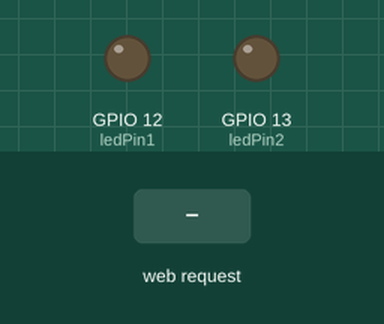
This sketch was run on a simulated ESP32. On the bench: output pins drawn as LEDs (lit = HIGH). The test bench sets the inputs (shaded band). WiFi joins after 1.5 s; servers stay silent unless stated; what the sketch prints to the serial monitor is not drawn.

Above: at 2.7 s.
2.8 s: HTTP request GET /led1toggle received
At 3.9 s:
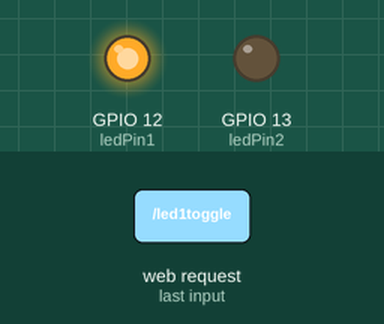
4.3 s: HTTP request GET /led2toggle received
At 5.1 s:
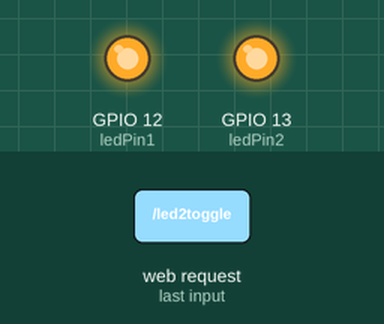
5.8 s: HTTP request GET /led1toggle received
At 6.2 s:
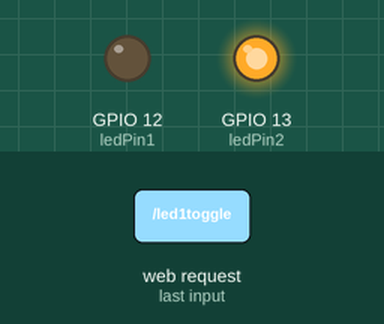
Timing chart, 0 to 8.8 s (numbered marks = the images above; inputs shaded):
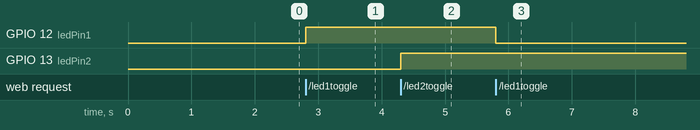

Measured:
- after the input at 2.8 s, GPIO 12 (ledPin1): LOW → HIGH at once
- after the input at 4.3 s, GPIO 13 (ledPin2): LOW → HIGH at once
- after the input at 5.8 s, GPIO 12 (ledPin1): HIGH → LOW at once

The sketch:

esp32_led.ino
```cpp
#include <WiFi.h>
#include <WebServer.h>

// Konfigurasi WiFi
const char* ssid = "RumahPojok1"; // Ganti dengan nama WiFi Anda
const char* password = "12312333"; // Ganti dengan password WiFi Anda

// Konfigurasi pin LED
const int ledPin1 = 12; // GPIO12
const int ledPin2 = 13; // GPIO13

// Status LED
bool led1Status = false;
bool led2Status = false;

// Buat server web pada port 80
WebServer server(80);

// Halaman HTML responsif
String generateHTML() {
  String html = "<!DOCTYPE html><html>";
  html += "<head><title>ESP32 LED Control</title>";
  html += "<meta name=\"viewport\" content=\"width=device-width, initial-scale=1.0\">";
  html += "<style>";
  html += "body { font-family: Arial, sans-serif; text-align: center; margin: 0; padding: 0; background: #f4f4f9; color: #333; }";
  html += ".container { padding: 20px; }";
  html += ".card { background: #fff; margin: 10px auto; padding: 20px; border-radius: 8px; box-shadow: 0 4px 6px rgba(0, 0, 0, 0.1); max-width: 400px; }";
  html += ".switch { position: relative; display: inline-block; width: 60px; height: 34px; }";
  html += ".switch input { opacity: 0; width: 0; height: 0; }";
  html += ".slider { position: absolute; cursor: pointer; top: 0; left: 0; right: 0; bottom: 0; background-color: #ccc; transition: 0.4s; border-radius: 34px; }";
  html += ".slider:before { position: absolute; content: ''; height: 26px; width: 26px; left: 4px; bottom: 4px; background-color: white; transition: 0.4s; border-radius: 50%; }";
  html += "input:checked + .slider { background-color: #2196F3; }";
  html += "input:checked + .slider:before { transform: translateX(26px); }";
  html += "</style>";
  html += "</head><body>";
  html += "<div class=\"container\">";
  html += "<h1>Kontrol LED ESP32</h1>";

  // Kontrol LED 1
  html += "<div class=\"card\">";
  html += "<p>GPIO12 - LED 1</p>";
  html += "<label class=\"switch\">";
  html += "<input type=\"checkbox\" onchange=\"toggleLED('led1')\" " + String(led1Status ? "checked" : "") + ">";
  html += "<span class=\"slider\"></span>";
  html += "</label>";
  html += "</div>";

  // Kontrol LED 2
  html += "<div class=\"card\">";
  html += "<p>GPIO13 - LED 2</p>";
  html += "<label class=\"switch\">";
  html += "<input type=\"checkbox\" onchange=\"toggleLED('led2')\" " + String(led2Status ? "checked" : "") + ">";
  html += "<span class=\"slider\"></span>";
  html += "</label>";
  html += "</div>";

  html += "</div>";

  // Tambahkan JavaScript
  html += "<script>";
  html += "function toggleLED(led) {";
  html += "  var xhr = new XMLHttpRequest();";
  html += "  xhr.open('GET', '/' + led + 'toggle', true);";
  html += "  xhr.send();";
  html += "}";
  html += "</script>";

  html += "</body></html>";
  return html;
}

// Handler untuk halaman utama
void handleRoot() {
  server.send(200, "text/html", generateHTML());
}

// Fungsi untuk toggle LED 1
void toggleLED1() {
  led1Status = !led1Status;
  digitalWrite(ledPin1, led1Status ? HIGH : LOW);
  server.send(200, "text/html", generateHTML());
}

// Fungsi untuk toggle LED 2
void toggleLED2() {
  led2Status = !led2Status;
  digitalWrite(ledPin2, led2Status ? HIGH : LOW);
  server.send(200, "text/html", generateHTML());
}

void setup() {
  // Konfigurasi pin LED
  pinMode(ledPin1, OUTPUT);
  pinMode(ledPin2, OUTPUT);

  // Inisialisasi serial monitor
  Serial.begin(115200);

  // Hubungkan ke WiFi
  Serial.print("Menghubungkan ke WiFi...");
  WiFi.begin(ssid, password);
  while (WiFi.status() != WL_CONNECTED) {
    delay(500);
    Serial.print(".");
  }
  Serial.println("Terhubung!");
  Serial.print("Alamat IP: ");
  Serial.println(WiFi.localIP());

  // Atur handler untuk endpoint
  server.on("/", handleRoot);
  server.on("/led1toggle", toggleLED1);
  server.on("/led2toggle", toggleLED2);

  // Mulai server
  server.begin();
  Serial.println("Server web dimulai!");
}

void loop() {
  // Tangani permintaan klien
  server.handleClient();
}
```
